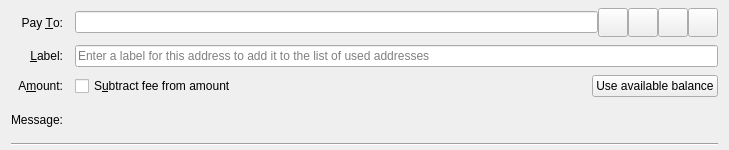
<?xml version="1.0" encoding="UTF-8"?>
<ui version="4.0">
 <class>SendCoinsEntry</class>
 <widget class="QWidget" name="SendCoinsEntry">
  <property name="geometry">
   <rect>
    <x>0</x>
    <y>0</y>
    <width>729</width>
    <height>150</height>
   </rect>
  </property>
  <property name="focusPolicy">
   <enum>Qt::TabFocus</enum>
  </property>
  <property name="autoFillBackground">
   <bool>false</bool>
  </property>
  <layout class="QGridLayout" name="gridLayout">
   <property name="topMargin">
    <number>8</number>
   </property>
   <property name="bottomMargin">
    <number>4</number>
   </property>
   <property name="horizontalSpacing">
    <number>12</number>
   </property>
   <property name="verticalSpacing">
    <number>8</number>
   </property>
   <item row="0" column="0">
    <widget class="QLabel" name="payToLabel">
     <property name="text">
      <string>Pay &amp;To:</string>
     </property>
     <property name="alignment">
      <set>Qt::AlignRight|Qt::AlignTrailing|Qt::AlignVCenter</set>
     </property>
     <property name="buddy">
      <cstring>payTo</cstring>
     </property>
    </widget>
   </item>
   <item row="0" column="1">
    <layout class="QHBoxLayout" name="payToLayout">
     <property name="spacing">
      <number>0</number>
     </property>
     <item>
      <widget class="QValidatedLineEdit" name="payTo">
       <property name="toolTip">
        <string>The Bitcoin address to send the payment to</string>
       </property>
      </widget>
     </item>
     <item>
      <widget class="QToolButton" name="scanQRButton">
       <property name="toolTip">
        <string>Scan QR Code</string>
       </property>
       <property name="text">
        <string/>
       </property>
       <property name="icon">
        <iconset resource="../bitcoin.qrc">
         <normaloff>:/icons/warning</normaloff>:/icons/warning</iconset>
       </property>
       <property name="iconSize">
        <size>
         <width>22</width>
         <height>22</height>
        </size>
       </property>
       <property name="shortcut">
        <string>Alt+Q</string>
       </property>
      </widget>
     </item>
     <item>
      <widget class="QToolButton" name="addressBookButton">
       <property name="toolTip">
        <string>Choose previously used address</string>
       </property>
       <property name="text">
        <string/>
       </property>
       <property name="icon">
        <iconset resource="../bitcoin.qrc">
         <normaloff>:/icons/address-book</normaloff>:/icons/address-book</iconset>
       </property>
       <property name="iconSize">
        <size>
         <width>22</width>
         <height>22</height>
        </size>
       </property>
       <property name="shortcut">
        <string>Alt+A</string>
       </property>
      </widget>
     </item>
     <item>
      <widget class="QToolButton" name="pasteButton">
       <property name="toolTip">
        <string>Paste address from clipboard</string>
       </property>
       <property name="text">
        <string/>
       </property>
       <property name="icon">
        <iconset resource="../bitcoin.qrc">
         <normaloff>:/icons/editpaste</normaloff>:/icons/editpaste</iconset>
       </property>
       <property name="iconSize">
        <size>
         <width>22</width>
         <height>22</height>
        </size>
       </property>
       <property name="shortcut">
        <string>Alt+P</string>
       </property>
      </widget>
     </item>
     <item>
      <widget class="QToolButton" name="deleteButton">
       <property name="toolTip">
        <string>Remove this entry</string>
       </property>
       <property name="text">
        <string/>
       </property>
       <property name="icon">
        <iconset resource="../bitcoin.qrc">
         <normaloff>:/icons/remove</normaloff>:/icons/remove</iconset>
       </property>
       <property name="iconSize">
        <size>
         <width>22</width>
         <height>22</height>
        </size>
       </property>
      </widget>
     </item>
    </layout>
   </item>
   <item row="1" column="0">
    <widget class="QLabel" name="labellLabel">
     <property name="text">
      <string>&amp;Label:</string>
     </property>
     <property name="alignment">
      <set>Qt::AlignRight|Qt::AlignTrailing|Qt::AlignVCenter</set>
     </property>
     <property name="buddy">
      <cstring>addAsLabel</cstring>
     </property>
    </widget>
   </item>
   <item row="1" column="1">
    <widget class="QLineEdit" name="addAsLabel">
     <property name="toolTip">
      <string>Enter a label for this address to add it to the list of used addresses</string>
     </property>
     <property name="placeholderText">
      <string>Enter a label for this address to add it to the list of used addresses</string>
     </property>
    </widget>
   </item>
   <item row="2" column="0">
    <widget class="QLabel" name="amountLabel">
     <property name="text">
      <string>A&amp;mount:</string>
     </property>
     <property name="alignment">
      <set>Qt::AlignRight|Qt::AlignTrailing|Qt::AlignVCenter</set>
     </property>
     <property name="buddy">
      <cstring>payAmount</cstring>
     </property>
    </widget>
   </item>
   <item row="2" column="1">
    <layout class="QHBoxLayout" name="horizontalLayoutAmount" stretch="0,1,0">
     <item>
      <widget class="BitcoinAmountField" name="payAmount" native="true">
       <property name="toolTip">
        <string>The amount to send in the selected unit</string>
       </property>
      </widget>
     </item>
     <item>
      <widget class="QCheckBox" name="checkboxSubtractFeeFromAmount">
       <property name="toolTip">
        <string>The fee will be deducted from the amount being sent. The recipient will receive less bitcoins than you enter in the amount field. If multiple recipients are selected, the fee is split equally.</string>
       </property>
       <property name="text">
        <string>S&amp;ubtract fee from amount</string>
       </property>
      </widget>
     </item>
     <item>
      <widget class="QPushButton" name="useAvailableBalanceButton">
       <property name="text">
        <string>Use available balance</string>
       </property>
      </widget>
     </item>
    </layout>
   </item>
   <item row="3" column="0">
    <widget class="QLabel" name="messageLabel">
     <property name="text">
      <string>Message:</string>
     </property>
     <property name="alignment">
      <set>Qt::AlignRight|Qt::AlignTrailing|Qt::AlignVCenter</set>
     </property>
    </widget>
   </item>
   <item row="3" column="1">
    <widget class="QLabel" name="messageTextLabel">
     <property name="toolTip">
      <string>A message that was attached to the bitcoin: URI which will be stored with the transaction for your reference. Note: This message will not be sent over the Bitcoin network.</string>
     </property>
     <property name="textFormat">
      <enum>Qt::PlainText</enum>
     </property>
    </widget>
   </item>
   <item row="4" column="0" colspan="2">
    <widget class="Line" name="line">
     <property name="orientation">
      <enum>Qt::Horizontal</enum>
     </property>
    </widget>
   </item>
  </layout>
 </widget>
 <customwidgets>
  <customwidget>
   <class>QValidatedLineEdit</class>
   <extends>QLineEdit</extends>
   <header>qt/qvalidatedlineedit.h</header>
  </customwidget>
  <customwidget>
   <class>BitcoinAmountField</class>
   <extends>QWidget</extends>
   <header>qt/bitcoinamountfield.h</header>
   <container>1</container>
  </customwidget>
 </customwidgets>
 <tabstops>
  <tabstop>payTo</tabstop>
  <tabstop>addressBookButton</tabstop>
  <tabstop>pasteButton</tabstop>
  <tabstop>deleteButton</tabstop>
  <tabstop>addAsLabel</tabstop>
  <tabstop>payAmount</tabstop>
 </tabstops>
 <resources>
  <include location="../bitcoin.qrc"/>
 </resources>
 <connections/>
</ui>
